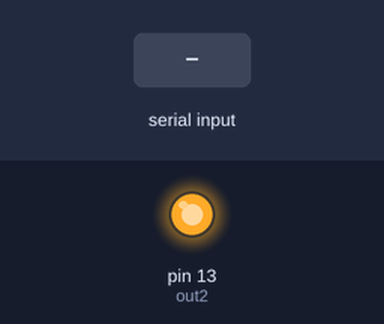
The sketch below on a simulated Arduino Uno, built with avr-gcc and run on an emulated ATmega328P. Parts: output pins drawn as LEDs (lit = HIGH). The test bench sets the inputs (shaded band). What the sketch prints to the serial monitor is not drawn.

Above: at 1.2 s.
1.3 s: "1" received over Serial
At 2.1 s:
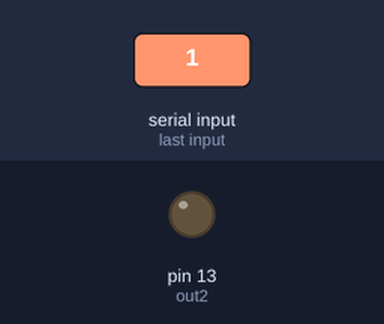
Timing chart, 0 to 4.3 s (numbered marks = the images above; inputs shaded):
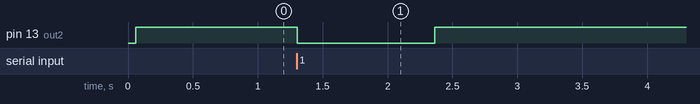

Measured:
- after the input at 1.3 s, pin 13 (out2): HIGH → LOW at once, → HIGH 1.1 s later

The sketch:

dispositivo_perdido.ino
```cpp
//Variables para control de motores
int option;
int out2 = 13;
int contador=0;


//Inicio de configuraciones
void setup()
{
  Serial.begin(9600);//comunicacion con el computador
  pinMode(out2, OUTPUT); //Motor 2
}
void loop()
{
  if (Serial.available()>0)
  {
    //leemos la opcion enviada
    option=Serial.read();
  }
    if(option=='1') //Funcion que controla carro para ADELANTE
    {
      digitalWrite(out2, LOW);//salidas digitsles
      delay(1000);
      option=0;//listo para recibir comando
      contador=0;
    }
   if(option==0)
    {contador=contador+1;
      }

  Serial.print("2");
  delay(10);
  if(contador>5)
  {
    digitalWrite(out2, HIGH);//salidas digitsles

    }
}
```
